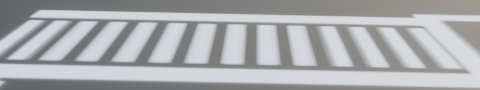
#> input picture assets/signs/CrossWalk01.png, 480 x 90 px
$ python -i generate_dataset.py   (imports and definitions only)
#> lines starting #> are read from the running program, lines starting #| are printed output that depends on the picture; after the words box and inside, x2 and y2 are one past the last pixel; in counts of white or black regions, pixels touching at a corner belong together
#> further down, picture is the input picture: shape (90, 480, 3); mean B, G, R 174.1, 171.8, 170.3
import cv2
import numpy as np
import os
import re
import math
import random
from collections import Counter

BACKGROUND_DIR = r"E:\YOLO\SignDetection\yolov8-sign-detection-main\assets\backgrounds"
SIGNS_DIR = r"E:\YOLO\SignDetection\yolov8-sign-detection-main\assets\signs"
DISTRACTOR_DIR = r"E:\YOLO\SignDetection\yolov8-sign-detection-main\assets\distractors"
LAMPS_DIR = r"E:\YOLO\SignDetection\yolov8-sign-detection-main\assets\lights"
DATASET_DIR = r"E:\YOLO\SignDetection\yolov8-sign-detection-main\output"

IMG_TRAIN_DIR = os.path.join(DATASET_DIR, "images/train")
IMG_VAL_DIR = os.path.join(DATASET_DIR, "images/val")
LBL_TRAIN_DIR = os.path.join(DATASET_DIR, "labels/train")
LBL_VAL_DIR = os.path.join(DATASET_DIR, "labels/val")

TOTAL_IMAGES = 6000
OUTPUT_SIZE = (640, 640)
TRAIN_RATIO = 0.85

RNG = random.Random(42)

FINAL_CLASSES = [
    "barred", "crossWalk", "NoPassB", "NoPassE", "park", "priority",
    "stop", "straight", "tunnelB", "tunnelE", "turn", "slope",
    "school", "speed", "CrossWalk", "Red", "Green"
]

CLASS_WEIGHTS = {
    "CrossWalk": 1.2,
    "crossWalk": 1.0,
}

FILENAME_OVERRIDES = {
    "turnL": "turn", "turnR": "turn",
    "uphill": "slope", "downhill": "slope",
    "speedBump": "speed",
    "CrossWalk01": "CrossWalk", "CrossWalk02": "CrossWalk", "CrossWalk03": "CrossWalk",
}

SIGN_DISTRACTOR_PREFIXES = {
    "straight": ["bc"],
    "turn": ["bc"],
    "barred": ["rc"],
    "NoPassB": ["rc"],
    "slope": ["t"],
    "tunnelB": ["t"],
    "school": ["t"],
    "speed": ["t"],
    "priority": ["t"],
    "park": ["bs"],
    "crossWalk": ["bs"],
    "stop": ["s"],
    "tunnelE": ["e"],
    "NoPassE": ["e"],
    "Red": ["light"],
    "Green": ["light"],
}
CONFUSABLE_BOOST = 5.0

# [22 lines left out: functions get_class_from_filename, distractor_prefix, lamp_weight, not called in this run]

def safe_read(path):
    return cv2.imread(path, cv2.IMREAD_UNCHANGED)

# [15 lines left out: function read_fg_alpha, not called in this run]

def exposure(img):
    return np.clip(img * RNG.uniform(0.6, 1.4), 0, 255).astype(np.uint8)
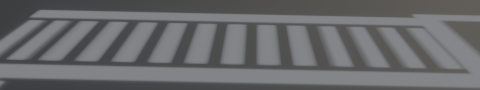
#> returned value: shape (90, 480, 3); mean of channels 0, 1, 2 107.5, 106.1, 105.1; drawn as B, G, R

def gamma_correct(img):
    g = RNG.uniform(0.6, 1.6)
    table = np.array([(i / 255.0) ** (1 / g) * 255 for i in range(256)]).astype("uint8")
    return cv2.LUT(img, table)

# [24 lines left out: functions salt_pepper_noise, speckle_noise, poisson_noise, not called in this run]

def add_noise(img):
    if RNG.random() < 0.55:
        kind = RNG.choices(
            ["gaussian", "salt_pepper", "speckle", "poisson", "gaussian_sp"],
            weights=[30, 25, 20, 10, 15]
        )[0]
        if kind == "gaussian":
            sigma = RNG.uniform(4, 18)
            noise = np.random.normal(0, sigma, img.shape)
            img = np.clip(img.astype(np.float32) + noise, 0, 255).astype(np.uint8)
        elif kind == "salt_pepper":
            amount = RNG.uniform(0.005, 0.03)
            img = salt_pepper_noise(img, amount=amount, salt_vs_pepper=RNG.uniform(0.3, 0.7))
        elif kind == "speckle":
            img = speckle_noise(img)
        elif kind == "poisson":
            img = poisson_noise(img)
        elif kind == "gaussian_sp":
            sigma = RNG.uniform(3, 8)
            noise = np.random.normal(0, sigma, img.shape)
            img = np.clip(img.astype(np.float32) + noise, 0, 255).astype(np.uint8)
            img = salt_pepper_noise(img, amount=RNG.uniform(0.002, 0.012), salt_vs_pepper=0.5)
    return img

def motion_blur(img):
    if RNG.random() < 0.4:
        k = RNG.choice([3, 5, 7])
        kernel = np.zeros((k, k))
        kernel[k // 2, :] = 1
        kernel /= k
        img = cv2.filter2D(img, -1, kernel)
    return img

def lens_blur(img):
    if RNG.random() < 0.3:
        img = cv2.GaussianBlur(img, (5, 5), 0)
    return img

def fog(img):
    if RNG.random() < 0.2:
        fog_layer = np.full_like(img, 220)
        img = cv2.addWeighted(img, 0.82, fog_layer, 0.18, 0)
    return img

def color_temperature_shift(img):
    if RNG.random() < 0.5:
        shift = RNG.choice(["warm", "cool", "overcast"])
        img = img.astype(np.float32)
        if shift == "warm":
            img[:, :, 2] = np.clip(img[:, :, 2] * RNG.uniform(1.1, 1.3), 0, 255)
            img[:, :, 0] = np.clip(img[:, :, 0] * RNG.uniform(0.8, 0.95), 0, 255)
        elif shift == "cool":
            img[:, :, 0] = np.clip(img[:, :, 0] * RNG.uniform(1.1, 1.3), 0, 255)
            img[:, :, 2] = np.clip(img[:, :, 2] * RNG.uniform(0.8, 0.95), 0, 255)
        else:
            img = np.clip(img * RNG.uniform(0.75, 0.9), 0, 255)
        img = img.astype(np.uint8)
    return img

def sun_glare(img):
    if RNG.random() < 0.25:
        H, W = img.shape[:2]
#> H = 90; W = 480
        cx = RNG.choice([0, W])
#> cx = 0
        cy = RNG.choice([0, H])
#> cy = 0
        mask = np.zeros((H, W), dtype=np.float32)
        cv2.ellipse(mask, (cx, cy), (int(W * RNG.uniform(0.3, 0.6)), int(H * RNG.uniform(0.3, 0.6))), 0, 0, 360, 1.0, -1)
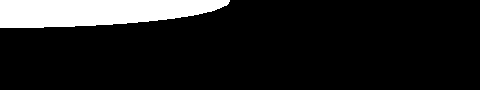
#> mask: shape (90, 480) float32; values 0 (black) and 1 (white), 11.8% white; 1 white region, box (x1, y1, x2, y2) and area: (0, 0, 230, 28) 5097
        mask = cv2.GaussianBlur(mask, (101, 101), 0)
        strength = RNG.uniform(0.15, 0.40)
        glare = np.full_like(img, 255, dtype=np.float32)
        img = img.astype(np.float32)
        img = np.clip(img * (1 - strength * mask[:, :, None]) + glare * (strength * mask[:, :, None]), 0, 255).astype(np.uint8)
    return img

def shadow_patch(img):
    if RNG.random() < 0.35:
        H, W = img.shape[:2]
#> H = 90; W = 480
        x1 = RNG.randint(0, W // 2)
#> x1 = 154
        y1 = RNG.randint(0, H // 2)
#> y1 = 1
        x2 = RNG.randint(W // 2, W)
#> x2 = 383
        y2 = RNG.randint(H // 2, H)
#> y2 = 57
        shadow = img.astype(np.float32)
        shadow[y1:y2, x1:x2] *= RNG.uniform(0.3, 0.65)
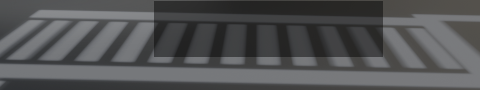
#> shadow: shape (90, 480, 3) float32; mean of channels 0, 1, 2 85.5, 84.3, 83.4; drawn as B, G, R
        img = shadow.astype(np.uint8)
    return img

def apply_scene_effects(img):
    img = color_temperature_shift(img)
    img = exposure(img)
    img = gamma_correct(img)
    img = sun_glare(img)
    img = shadow_patch(img)
    img = add_noise(img)
    img = motion_blur(img)
    img = lens_blur(img)
    img = fog(img)
    return img

# [458 lines left out: functions apply_sign_effects, apply_lamp_effects, sign_reflection, sign_blur, resize_keep, rotate_with_alpha and 8 more, not called in this run]

# [2 lines not run here, left out]

>>> import cv2
>>> picture = cv2.imread('assets/signs/CrossWalk01.png')
>>> result = apply_scene_effects(picture)
